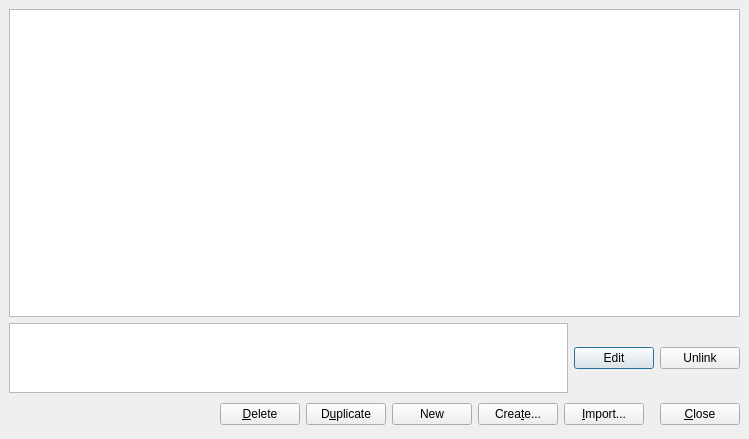
<?xml version="1.0" encoding="UTF-8"?>
<ui version="4.0">
 <author>Jeremy Sanders</author>
 <class>DataEditDialog</class>
 <widget class="QDialog" name="DataEditDialog">
  <property name="geometry">
   <rect>
    <x>0</x>
    <y>0</y>
    <width>749</width>
    <height>439</height>
   </rect>
  </property>
  <property name="windowTitle">
   <string>Dataset editor - OpenReliability</string>
  </property>
  <layout class="QVBoxLayout">
   <property name="spacing">
    <number>6</number>
   </property>
   <property name="margin">
    <number>9</number>
   </property>
   <item>
    <widget class="QSplitter" name="splitter">
     <property name="orientation">
      <enum>Qt::Horizontal</enum>
     </property>
     <property name="childrenCollapsible">
      <bool>false</bool>
     </property>
     <widget class="QWidget" name="layoutWidget">
      <layout class="QVBoxLayout">
       <property name="spacing">
        <number>6</number>
       </property>
       <property name="margin">
        <number>0</number>
       </property>
       <item>
        <widget class="QTableView" name="datatableview"/>
       </item>
       <item>
        <layout class="QHBoxLayout">
         <property name="spacing">
          <number>6</number>
         </property>
         <property name="margin">
          <number>0</number>
         </property>
         <item>
          <widget class="QTextEdit" name="linkedlabel">
           <property name="sizePolicy">
            <sizepolicy hsizetype="Expanding" vsizetype="Preferred">
             <horstretch>0</horstretch>
             <verstretch>0</verstretch>
            </sizepolicy>
           </property>
           <property name="readOnly">
            <bool>true</bool>
           </property>
           <property name="text" stdset="0">
            <string>Linked file: None</string>
           </property>
          </widget>
         </item>
         <item>
          <widget class="QPushButton" name="editbutton">
           <property name="sizePolicy">
            <sizepolicy hsizetype="Preferred" vsizetype="Fixed">
             <horstretch>0</horstretch>
             <verstretch>0</verstretch>
            </sizepolicy>
           </property>
           <property name="text">
            <string>Edit</string>
           </property>
          </widget>
         </item>
         <item>
          <widget class="QPushButton" name="unlinkbutton">
           <property name="sizePolicy">
            <sizepolicy hsizetype="Preferred" vsizetype="Fixed">
             <horstretch>0</horstretch>
             <verstretch>0</verstretch>
            </sizepolicy>
           </property>
           <property name="text">
            <string>Unlink</string>
           </property>
          </widget>
         </item>
        </layout>
       </item>
      </layout>
     </widget>
    </widget>
   </item>
   <item>
    <layout class="QHBoxLayout">
     <property name="spacing">
      <number>6</number>
     </property>
     <property name="margin">
      <number>0</number>
     </property>
     <item>
      <spacer>
       <property name="orientation">
        <enum>Qt::Horizontal</enum>
       </property>
       <property name="sizeHint" stdset="0">
        <size>
         <width>35</width>
         <height>31</height>
        </size>
       </property>
      </spacer>
     </item>
     <item>
      <widget class="QPushButton" name="deletebutton">
       <property name="text">
        <string>&amp;Delete</string>
       </property>
      </widget>
     </item>
     <item>
      <widget class="QPushButton" name="duplicatebutton">
       <property name="text">
        <string>D&amp;uplicate</string>
       </property>
      </widget>
     </item>
     <item>
      <widget class="QPushButton" name="newbutton">
       <property name="text">
        <string>New</string>
       </property>
       <property name="autoDefault">
        <bool>false</bool>
       </property>
      </widget>
     </item>
     <item>
      <widget class="QPushButton" name="createbutton">
       <property name="text">
        <string>Crea&amp;te...</string>
       </property>
      </widget>
     </item>
     <item>
      <widget class="QPushButton" name="importbutton">
       <property name="text">
        <string>&amp;Import...</string>
       </property>
      </widget>
     </item>
     <item>
      <spacer>
       <property name="orientation">
        <enum>Qt::Horizontal</enum>
       </property>
       <property name="sizeType">
        <enum>QSizePolicy::Fixed</enum>
       </property>
       <property name="sizeHint" stdset="0">
        <size>
         <width>10</width>
         <height>20</height>
        </size>
       </property>
      </spacer>
     </item>
     <item>
      <widget class="QPushButton" name="closebutton">
       <property name="text">
        <string>&amp;Close</string>
       </property>
      </widget>
     </item>
    </layout>
   </item>
  </layout>
 </widget>
 <resources/>
 <connections>
  <connection>
   <sender>closebutton</sender>
   <signal>clicked()</signal>
   <receiver>DataEditDialog</receiver>
   <slot>close()</slot>
   <hints>
    <hint type="sourcelabel">
     <x>369</x>
     <y>253</y>
    </hint>
    <hint type="destinationlabel">
     <x>179</x>
     <y>282</y>
    </hint>
   </hints>
  </connection>
 </connections>
</ui>
